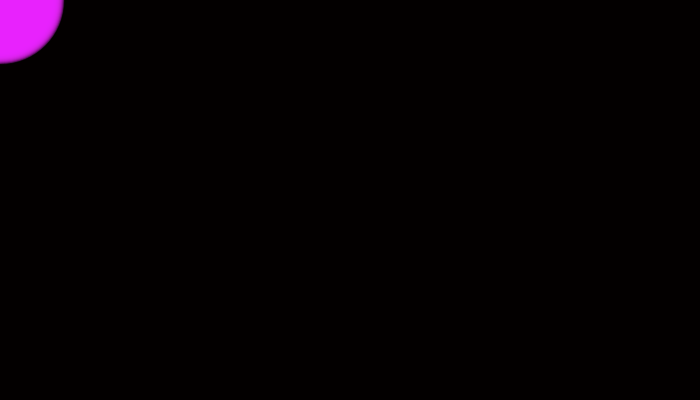
Frame 1 (no input)
Frame 60 (the mouse pressed at the canvas centre just before this capture): identical to frame 1, image omitted
Frame 120 (the mouse held since frame 60 and released just before this capture): identical to frame 1, image omitted

The Processing sketch that drew this single still picture (run headless with seeded random() and noise(); from frame 60 on, the mouse is pressed at the canvas centre):

// Processing sketch: processing_41394
// ── processing_41394.pde

int[] trail_x;
int[] trail_y;
int index = 0;
 
void setup() {
  size(700,400);
  smooth();
  trail_x = new int[80];
  trail_y = new int[80];
}
 
void draw() {
  background(3,0,0);
  
  
  stroke(0, 128);
  for (int i=0; i < trail_x.length; i++) {
     
    int pos = (index+i) % trail_x.length;
     
    
    fill(map(i, 5, trail_x.length, 0, 250), 38, 255, 50);   
    ellipse(trail_x[pos], trail_y[pos], 50+i, 50+i); 
  }
}

 
void mouseMoved() {
  trail_x[index] = mouseX;
  trail_y[index] = mouseY;
  index++;
  if (index >= trail_x.length) index = 0;
}
